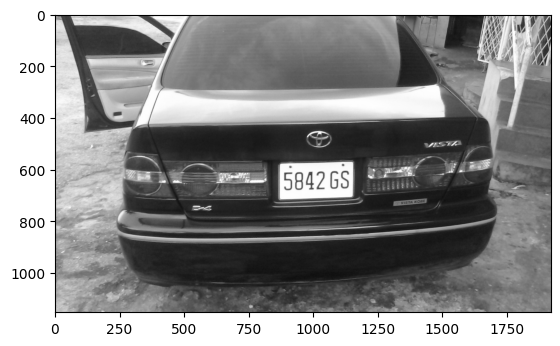
#> input picture images/img-3.png, 560 x 346 px, given in place of img-3.jpg, which was not available
$ python final.py
#> lines starting #> are read from the running program, lines starting #| are printed output that depends on the picture; after the words box and inside, x2 and y2 are one past the last pixel; in counts of white or black regions, pixels touching at a corner belong together; pictures that were not available may be replaced by others from this repository, and a replacement may not be noted
import os
from tkinter import Tk, filedialog
import shutil

def get_next_image_number():
    image_files = [f for f in os.listdir("images") if os.path.isfile(os.path.join("images", f))]
    image_numbers = [int(f.split("-")[1].split(".")[0]) for f in image_files if f.startswith("img-")]
    next_number = max(image_numbers) + 1 if image_numbers else 1
    return next_number

def upload_image():
    root = Tk()
    root.withdraw()

    image_path = filedialog.askopenfilename(title="Select Image File", filetypes=(("Image Files", "*.png *.jpg *.jpeg *.gif *.bmp"), ("All Files", "*.*")))

    if image_path:
        image_filename = os.path.basename(image_path)
        image_number = get_next_image_number()
        target_filename = f"img-{image_number}{os.path.splitext(image_filename)[1]}"
        target_path = os.path.join("images", target_filename)

        try:
            shutil.move(image_path, target_path)
            print(f"Image uploaded successfully as {target_filename}!")
        except:
            print("An error occurred while uploading the image.")
    else:
        print("No file selected.")

def main():
    user_input = input("Enter 1 to upload an image, or 0 to exit: ")
#> the answer given: images/img-1.jpg
    if user_input == "1":
        upload_image()
    elif user_input == "0":
        print("Not uploading an image.")
    else:
        print("Invalid input.")

if __name__ == "__main__":
    main()


import cv2
from matplotlib import pyplot as plt
import numpy as np
import imutils
import easyocr

img = cv2.imread('./images/img-3.jpg')
#> img is the input picture: shape (346, 560, 3); min 0, max 255, mean 141.8
gray = cv2.cvtColor(img, cv2.COLOR_BGR2GRAY)
plt.imshow(cv2.cvtColor(gray, cv2.COLOR_BGR2RGB))

bfilter = cv2.bilateralFilter(gray, 11, 17, 17) #Noise reduction
edged = cv2.Canny(bfilter, 30, 200) #Edge detection
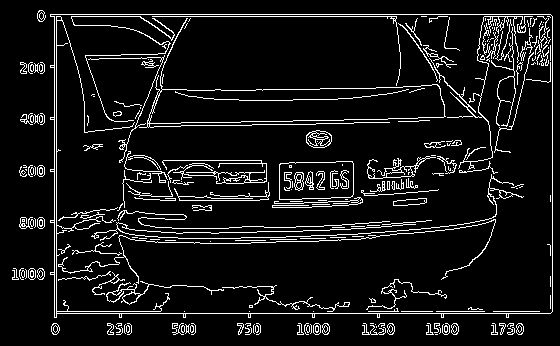
#> edged: shape (346, 560); 8.3% white in thin lines or dots
plt.imshow(cv2.cvtColor(edged, cv2.COLOR_BGR2RGB))

keypoints = cv2.findContours(edged.copy(), cv2.RETR_TREE, cv2.CHAIN_APPROX_SIMPLE)
#> keypoints = 423 contours, 335 with area under 20; largest, box (x1, y1, x2, y2) and area: (50, 14, 553, 318) 149023, (50, 14, 553, 318) 148854, (139, 18, 446, 128) 9282, (149, 84, 445, 124) 9181, (279, 161, 354, 200) 2665
contours = imutils.grab_contours(keypoints)
#> contours has the same summary as keypoints
contours = sorted(contours, key=cv2.contourArea, reverse=True)[:10]
#> contours = 10 contours; largest, box (x1, y1, x2, y2) and area: (50, 14, 553, 318) 149023, (50, 14, 553, 318) 148854, (139, 18, 446, 128) 9282, (149, 84, 445, 124) 9181, (279, 161, 354, 200) 2665

location = None
for contour in contours:
    approx = cv2.approxPolyDP(contour, 10, True)
    if len(approx) == 4:
        location = approx
        break
#> this loop made 1 pass
#> location on pass 1: [[50, 14], [54, 317], [552, 311], [550, 14]]

location

mask = np.zeros(gray.shape, np.uint8)
new_image = cv2.drawContours(mask, [location], 0,255, -1)
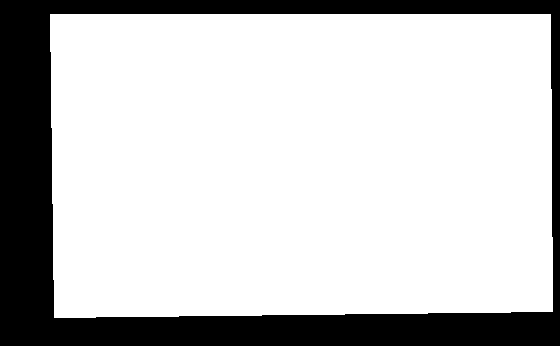
#> new_image: shape (346, 560); 77.7% white; 1 black region, box (x1, y1, x2, y2) and area: (0, 0, 560, 346) 43251
new_image = cv2.bitwise_and(img, img, mask=mask)
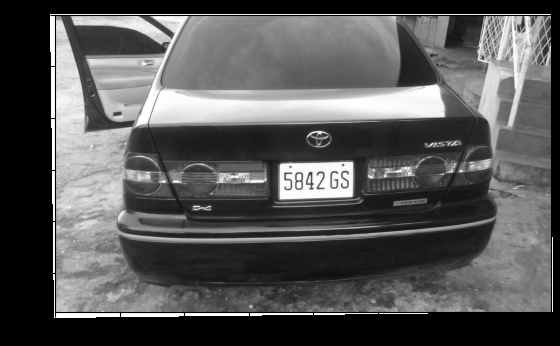
#> new_image: shape (346, 560, 3); min 0, max 255, mean 86.6

plt.imshow(cv2.cvtColor(new_image, cv2.COLOR_BGR2RGB))


(x,y) = np.where(mask==255)
(x1, y1) = (np.min(x), np.min(y))
#> x1 = 14; y1 = 50
(x2, y2) = (np.max(x), np.max(y))
#> x2 = 317; y2 = 552
cropped_image = gray[x1:x2+1, y1:y2+1]
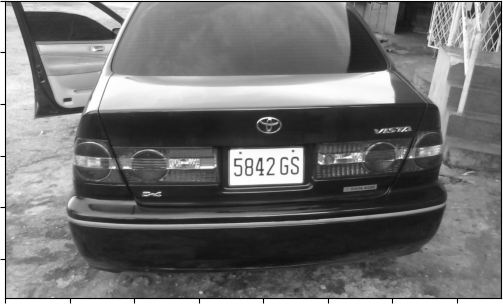
#> cropped_image: shape (304, 503); min 0, max 255, mean 113.5


plt.imshow(cv2.cvtColor(cropped_image, cv2.COLOR_BGR2RGB))

#> (the run stopped early here; a loop or call above may not have finished)
